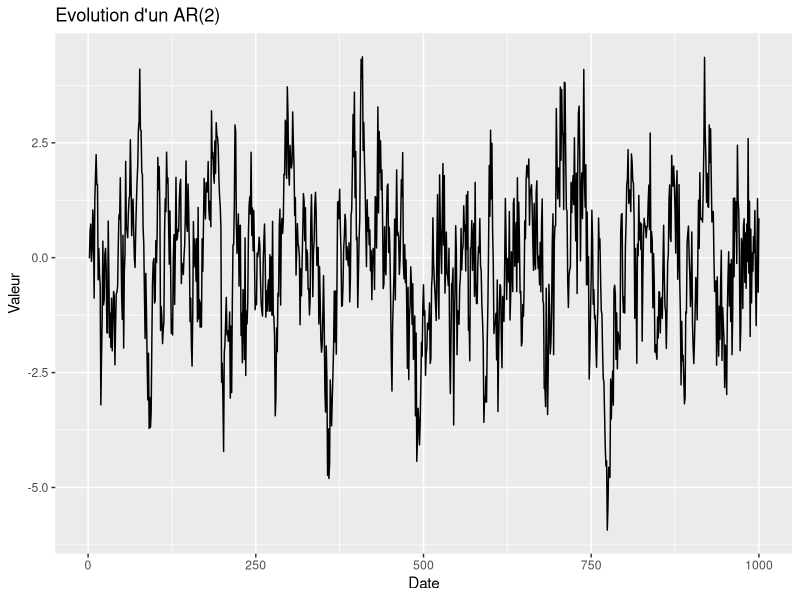
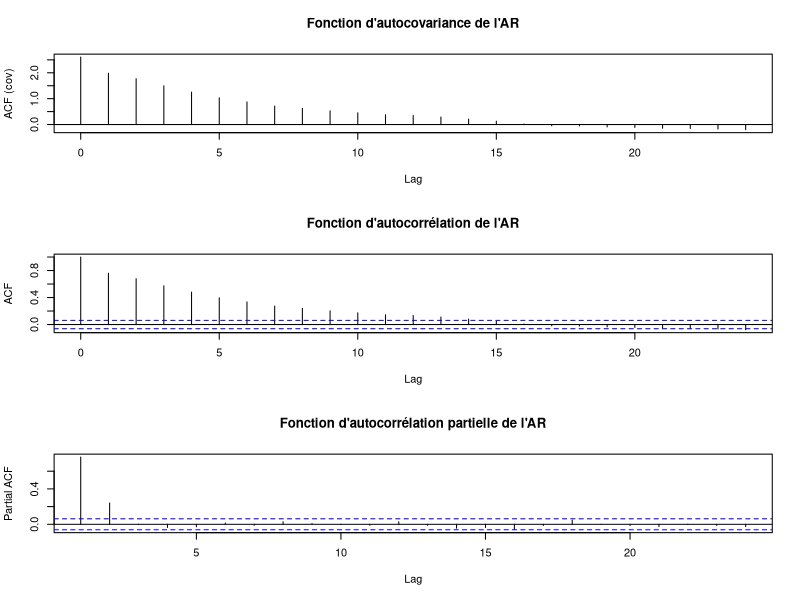
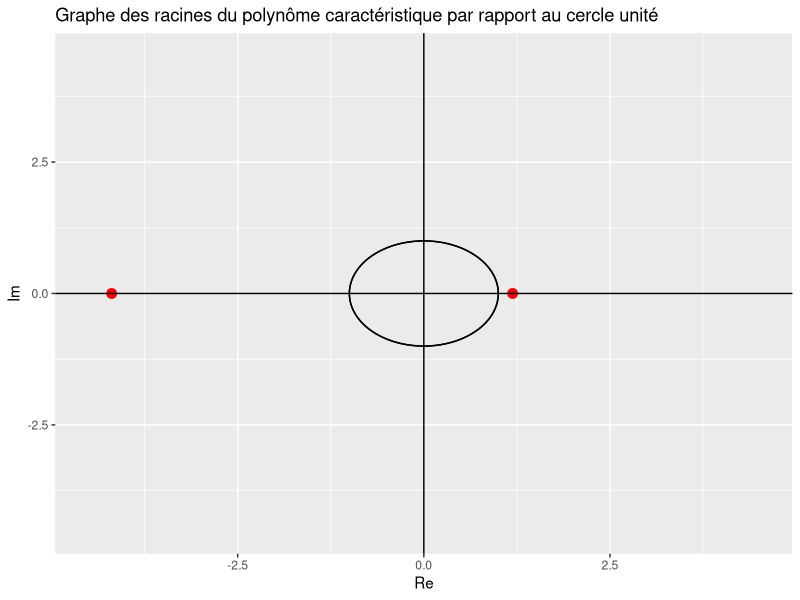
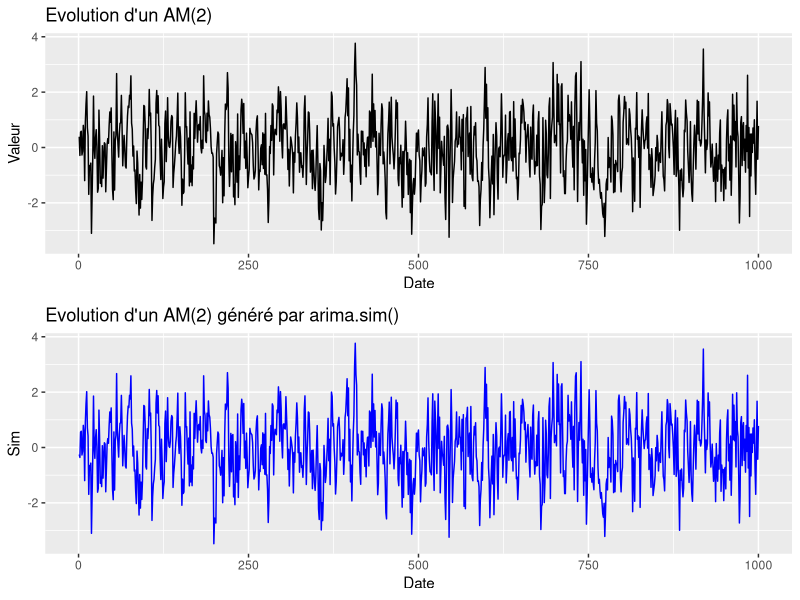
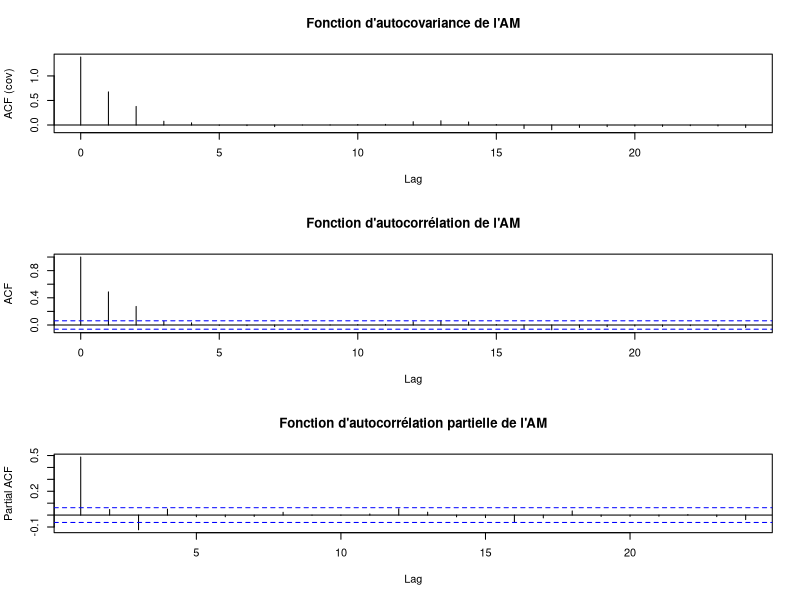
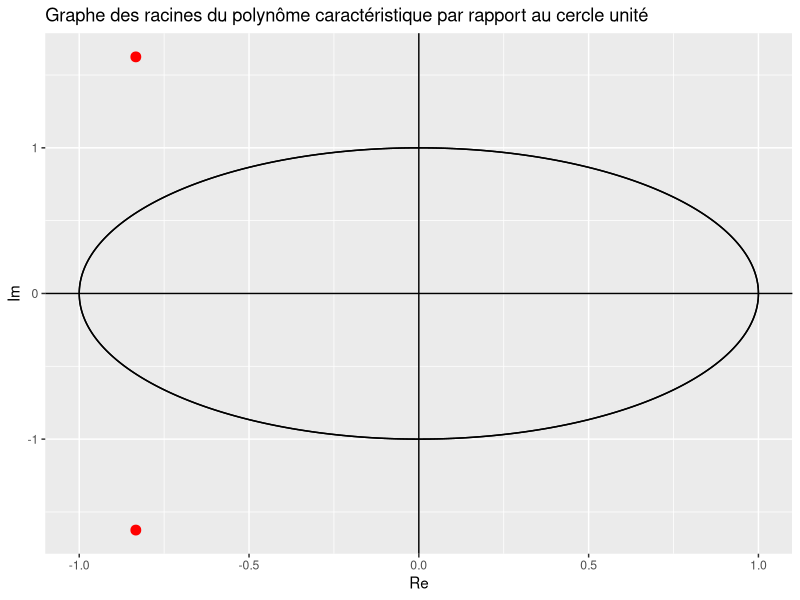
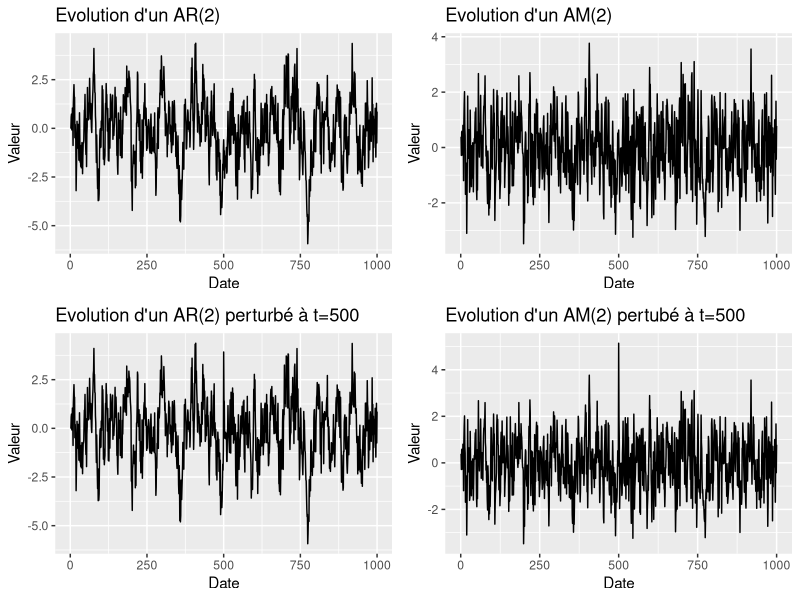
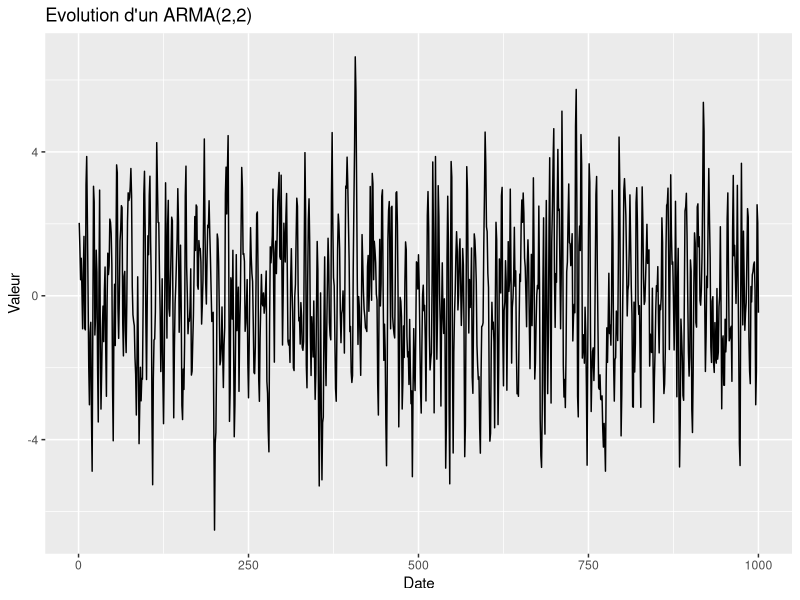

These charts were generated, in order, by the following R code:
#init
library(tidyverse)
library(ggforce)
library(gridExtra)
set.seed(41564)
N=1000
BBG=rnorm(N)

#Ex1 AR Process

Y_ar=rep(0,N)
for (i in 3:N)
{
  Y_ar[i]=0.6*Y_ar[i-1]+0.2*Y_ar[i-2]+BBG[i]
}

#plot de la série
p1=data.frame(Date=c(1:N),Valeur=Y_ar)%>%
  ggplot(aes(x=Date,y=Valeur))+geom_line(col='black')+
  labs(title="Evolution d'un AR(2)")
p1
#autocrrels
par(mfrow = c(3, 1))
acf(Y_ar,type="covariance", lag.max=24,
    main="Fonction d'autocovariance de l'AR")
acf(Y_ar,type="correlation", lag.max=24,
    main="Fonction d'autocorrélation de l'AR")
acf(Y_ar,type="partial", lag.max=24,
    main="Fonction d'autocorrélation partielle de l'AR")
#LjungBox
Box.test(Y_ar, lag = 24, type = "Ljung-Box")

Roots=polyroot(c(1,-0.6,-0.2)) #! order c+bx+ax^2

data.frame(Re=Re(Roots),Im=Im(Roots))%>%
  ggplot(aes(x=Re,y=Im))+geom_point(col='red',size=3)+geom_circle(aes(x0 = 0,y0=0,r=1),col="black")+
  geom_hline(yintercept = 0)+geom_vline(xintercept = 0)+
  xlim(c(-4.5,4.5))+ylim(c(-4.5,4.5))+
  labs(title="Graphe des racines du polynôme caractéristique par rapport au cercle unité")

#roots outside the unit circle=>staionnarity

#Ex2 MA Process
Y_am=rep(0,N)
Y_am[1]=BBG[1]
Y_am[2]=BBG[2]
for (i in 3:N)
{
  Y_am[i]=BBG[i]+0.5*BBG[i-1]+0.3*BBG[i-2]
}

#test avec arima.sim()
arimaTest=arima.sim(n=N,model=list(order=c(0,0,2), ma= c(0.5, 0.3)),innov=BBG)

#plot de la série
p2=data.frame(Date=c(1:N),Valeur=Y_am)%>%
  ggplot(aes(x=Date,y=Valeur))+geom_line(col='black')+
  labs(title="Evolution d'un AM(2)")

p3=data.frame(Date=c(1:N),Sim=arimaTest)%>%
  ggplot(aes(x=Date,y=Sim))+geom_line(col='blue')+
  labs(title="Evolution d'un AM(2) généré par arima.sim()")

grid.arrange(p2,p3,nrow=2,ncol=1)


#autocrrels
par(mfrow = c(3, 1))
acf(Y_am,type="covariance", lag.max=24,
    main="Fonction d'autocovariance de l'AM")
acf(Y_am,type="correlation", lag.max=24,
    main="Fonction d'autocorrélation de l'AM")
acf(Y_am,type="partial", lag.max=24,
    main="Fonction d'autocorrélation partielle de l'AM")

Box.test(Y_am, lag = 24, type = "Ljung-Box")
#résultats surprenants avec graphe autocorrel, ressemble à celui d'un MA(3)

Roots_AM=polyroot(c(1,0.5,0.3)) #! order c+bx+ax^2

data.frame(Re=Re(Roots_AM),Im=Im(Roots_AM))%>%
  ggplot(aes(x=Re,y=Im))+geom_point(col='red',size=3)+geom_circle(aes(x0 = 0,y0=0,r=1),col="black")+
  geom_hline(yintercept = 0)+geom_vline(xintercept = 0)+
  labs(title="Graphe des racines du polynôme caractéristique par rapport au cercle unité")
#Racines en dehors du cercle unité, processus inversible

#Bonus. Imagine at time =500, we have a shock, u_t=5, what happens ?

BBGS=BBG
BBGS[500]=5
Y_arS=rep(0,N)
for (i in 3:N)
{
  Y_arS[i]=0.6*Y_arS[i-1]+0.2*Y_arS[i-2]+BBGS[i]
}

Y_amS=rep(0,N)
Y_amS[1]=BBGS[1]
Y_amS[2]=BBGS[2]
for (i in 3:N)
{
  Y_amS[i]=BBGS[i]+0.5*BBGS[i-1]+0.3*BBGS[i-2]
}

p4=data.frame(Date=c(1:N),Valeur=Y_arS)%>%
  ggplot(aes(x=Date,y=Valeur))+geom_line(col='black')+
  labs(title="Evolution d'un AR(2) perturbé à t=500")


p5=data.frame(Date=c(1:N),Valeur=Y_amS)%>%
  ggplot(aes(x=Date,y=Valeur))+geom_line(col='black')+
  labs(title="Evolution d'un AM(2) pertubé à t=500")


grid.arrange(p1,p2,p4,p5,nrow=2,ncol=2)

#on peut voir que le choc s'estompe très rapidement dans le temps


#Ex 3
#génération
Y_arma = arima.sim(model=list(order=c(2,0,2), ma=c(1.1, -0.28), ar=c(0.6,-0.25)), n=1000,innov=BBG)
#plot
p7=data.frame(Date=c(1:N),Valeur=Y_arma)%>%
  ggplot(aes(x=Date,y=Valeur))+geom_line(col='black')+
  labs(title="Evolution d'un ARMA(2,2)")
p7

par(mfrow = c(3, 1))
acf(Y_arma,type="covariance", lag.max=24,
    main="Fonction d'autocovariance de l'ARMA")
acf(Y_arma,type="correlation", lag.max=24,
    main="Fonction d'autocorrélation de l'ARMA")
acf(Y_arma,type="partial", lag.max=24,
    main="Fonction d'autocorrélation partielle de l'ARMA")

Box.test(Y_am, lag = 24, type = "Ljung-Box")
#Inversibilité et stationnarité du processsus
Roots_AM=polyroot(c(1,1.1,-0.28))
Roots_AR=polyroot(c(1,-0.6,0.25))

data.frame(ReAM=Re(Roots_AM),ImAM=Im(Roots_AM),ReAR=Re(Roots_AR),ImAR=Im(Roots_AR))%>%
  ggplot()+geom_point(aes(x=ReAM,y=ImAM,color="AM"),size=3)+geom_point(aes(x=ReAR,y=ImAR,color="AR"),size=3)+
  geom_circle(aes(x0 = 0,y0=0,r=1),col="black")+
  geom_hline(yintercept = 0)+geom_vline(xintercept = 0)+
  xlim(c(-2,2))+ylim(c(-2,2))+
  scale_color_manual(values = c("AM" = "red", "AR" = "blue"), 
                     labels = c("AM" = "Racines polynôme AM", "AR" = "Racines polynôme AR")) +
  labs(title = "Graphe des racines du polynôme caractéristique par rapport au cercle unité") +
  guides(color = guide_legend(title = "Légende"))
  #Racines AR en dehors du cercle unité=>stationnaire
  #Une des racines AM dans le cercle unité=>Non invertible